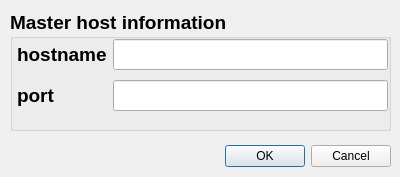
<?xml version="1.0" encoding="UTF-8"?>
<ui version="4.0">
 <class>StartClient</class>
 <widget class="QDialog" name="StartClient">
  <property name="geometry">
   <rect>
    <x>0</x>
    <y>0</y>
    <width>400</width>
    <height>177</height>
   </rect>
  </property>
  <property name="windowTitle">
   <string>Dialog</string>
  </property>
  <widget class="QDialogButtonBox" name="buttonBox">
   <property name="geometry">
    <rect>
     <x>50</x>
     <y>140</y>
     <width>341</width>
     <height>32</height>
    </rect>
   </property>
   <property name="orientation">
    <enum>Qt::Horizontal</enum>
   </property>
   <property name="standardButtons">
    <set>QDialogButtonBox::Cancel|QDialogButtonBox::Ok</set>
   </property>
  </widget>
  <widget class="QGroupBox" name="groupBox">
   <property name="geometry">
    <rect>
     <x>10</x>
     <y>10</y>
     <width>381</width>
     <height>121</height>
    </rect>
   </property>
   <property name="font">
    <font>
     <pointsize>14</pointsize>
     <weight>75</weight>
     <bold>true</bold>
    </font>
   </property>
   <property name="title">
    <string>Master host information</string>
   </property>
   <widget class="QWidget" name="">
    <property name="geometry">
     <rect>
      <x>7</x>
      <y>25</y>
      <width>371</width>
      <height>81</height>
     </rect>
    </property>
    <layout class="QGridLayout" name="gridLayout">
     <item row="0" column="0">
      <widget class="QLabel" name="hostnameLbl">
       <property name="text">
        <string>hostname</string>
       </property>
      </widget>
     </item>
     <item row="0" column="1">
      <widget class="QLineEdit" name="lineEdit"/>
     </item>
     <item row="1" column="0">
      <widget class="QLabel" name="portLbl">
       <property name="text">
        <string>port</string>
       </property>
      </widget>
     </item>
     <item row="1" column="1">
      <widget class="QLineEdit" name="portEdit"/>
     </item>
    </layout>
   </widget>
  </widget>
 </widget>
 <resources/>
 <connections>
  <connection>
   <sender>buttonBox</sender>
   <signal>accepted()</signal>
   <receiver>StartClient</receiver>
   <slot>accept()</slot>
   <hints>
    <hint type="sourcelabel">
     <x>248</x>
     <y>254</y>
    </hint>
    <hint type="destinationlabel">
     <x>157</x>
     <y>274</y>
    </hint>
   </hints>
  </connection>
  <connection>
   <sender>buttonBox</sender>
   <signal>rejected()</signal>
   <receiver>StartClient</receiver>
   <slot>reject()</slot>
   <hints>
    <hint type="sourcelabel">
     <x>316</x>
     <y>260</y>
    </hint>
    <hint type="destinationlabel">
     <x>286</x>
     <y>274</y>
    </hint>
   </hints>
  </connection>
 </connections>
</ui>
